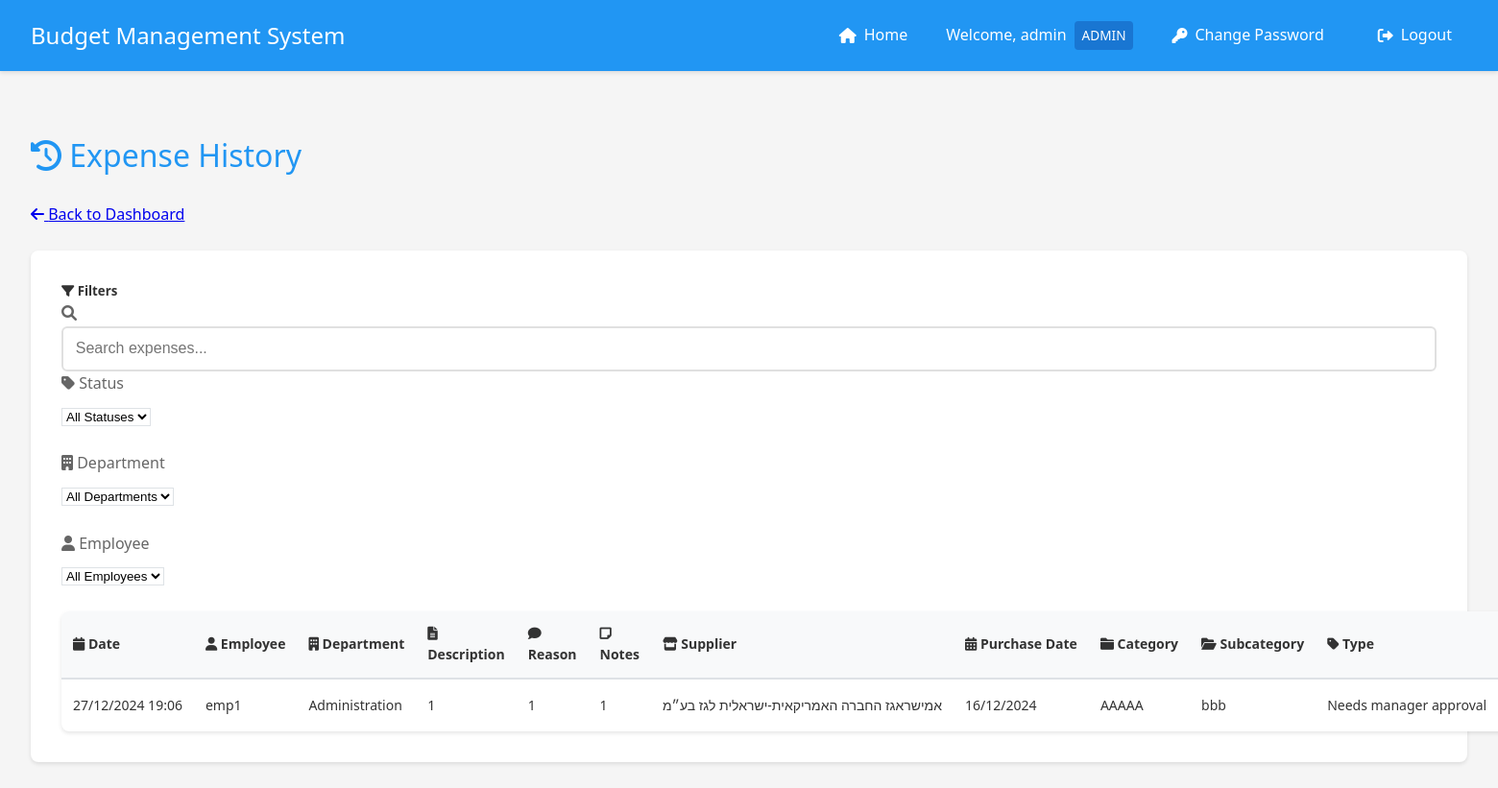
The app's page /manager/history (signed in) with its own data.
### app.py (models this page shows, shortened)
class User(UserMixin, db.Model):
    __tablename__ = 'user'
    id = db.Column(db.Integer, primary_key=True)
    username = db.Column(db.String(80), unique=True, nullable=False)
    email = db.Column(db.String(120), unique=False, nullable=False)
    password = db.Column(db.String(120), nullable=False)
    is_manager = db.Column(db.Boolean, default=False)
    is_admin = db.Column(db.Boolean, default=False)
    is_accounting = db.Column(db.Boolean, default=False)
    status = db.Column(db.String(20), default='active')  # active, inactive, pending
    department_id = db.Column(db.Integer, db.ForeignKey('department.id'))
    home_department = db.relationship('Department',
                                    foreign_keys=[department_id],
                                    back_populates='employees')
    managed_departments = db.relationship('Department',
                                       secondary=manager_departments,
                                       backref=db.backref('department_managers', lazy='dynamic'))
    submitted_expenses = db.relationship('Expense',
                                       primaryjoin='User.id==Expense.user_id',
                                       backref='submitter',
                                       lazy=True)
    handled_expenses = db.relationship('Expense',
                                     primaryjoin='User.id==Expense.manager_id',
                                     backref='handler',
                                     lazy=True)

class Expense(db.Model):
    __tablename__ = 'expense'
    id = db.Column(db.Integer, primary_key=True)
    amount = db.Column(db.Float, nullable=False)
    description = db.Column(db.String(200))
    reason = db.Column(db.String(500))
    notes = db.Column(db.String(500))  # New field for payment notes
    type = db.Column(db.String(50), nullable=False, default='needs_approval')
    date = db.Column(db.DateTime, nullable=False, default=datetime.utcnow)
    status = db.Column(db.String(20), default='pending')
    user_id = db.Column(db.Integer, db.ForeignKey('user.id'), nullable=False)
    subcategory_id = db.Column(db.Integer, db.ForeignKey('subcategory.id'), nullable=False)
    quote_filename = db.Column(db.String(255))
    invoice_filename = db.Column(db.String(255))
    receipt_filename = db.Column(db.String(255))
    manager_id = db.Column(db.Integer, db.ForeignKey('user.id'), nullable=True)
    handled_at = db.Column(db.DateTime, nullable=True)
    rejection_reason = db.Column(db.String(500))
    is_paid = db.Column(db.Boolean, default=False)  # New field to track payment status
    paid_by_id = db.Column(db.Integer, db.ForeignKey('user.id'), nullable=True)  # New field to track who marked as paid
    paid_at = db.Column(db.DateTime, nullable=True)  # New field to track when marked as paid
    supplier_name = db.Column(db.String(255))  # New field for supplier name
    purchase_date = db.Column(db.DateTime, nullable=True)  # New field for purchase date
    payment_method = db.Column(db.String(50), default='credit')  # Payment method: credit/transfer
    paid_by = db.relationship('User',
                            foreign_keys=[paid_by_id],
                            backref=db.backref('paid_expenses', lazy='dynamic'))

class Department(db.Model):
    __tablename__ = 'department'
    id = db.Column(db.Integer, primary_key=True)
    name = db.Column(db.String(100), nullable=False)
    budget = db.Column(db.Float, default=0.0)
    employees = db.relationship('User', foreign_keys='User.department_id', back_populates='home_department')
    categories = db.relationship('Category', backref='department', lazy=True)

class Category(db.Model):
    __tablename__ = 'category'
    id = db.Column(db.Integer, primary_key=True)
    name = db.Column(db.String(100), nullable=False)
    budget = db.Column(db.Float, default=0.0)
    department_id = db.Column(db.Integer, db.ForeignKey('department.id'), nullable=False)
    subcategories = db.relationship('Subcategory', backref='category', lazy=True)

class Subcategory(db.Model):
    __tablename__ = 'subcategory'
    id = db.Column(db.Integer, primary_key=True)
    name = db.Column(db.String(100), nullable=False)
    budget = db.Column(db.Float, default=0.0)
    category_id = db.Column(db.Integer, db.ForeignKey('category.id'), nullable=False)
    expenses = db.relationship('Expense', backref='subcategory', lazy=True)

### app.py (the view, shortened to what this page needs)
@app.route('/manager/history')
@login_required
def expense_history():
    if current_user.is_admin:
        expenses = Expense.query.order_by(Expense.date.desc()).all()
    else:
        expenses = Expense.query.filter_by(
            user_id=current_user.id
        ).order_by(Expense.date.desc()).all()
    if current_user.is_admin:
        employees = User.query.all()  # Show all employees for admin
        departments = Department.query.all()
    elif current_user.is_manager:
        managed_dept_ids = [dept.id for dept in current_user.managed_departments]
        managed_dept_ids.append(current_user.department_id)
        employees = User.query.filter(User.department_id.in_(managed_dept_ids)).all()
        departments = [dept for dept in Department.query.filter(Department.id.in_(managed_dept_ids)).all()]
    else:
        employees = []
        departments = []
    status = request.args.get('status', 'all')
    employee = request.args.get('employee', 'all')
    department = request.args.get('department', 'all')
    if status != 'all':
        expenses = [expense for expense in expenses if expense.status == status]
    if employee != 'all':
        expenses = [expense for expense in expenses if expense.user_id == int(employee)]
    if department != 'all':
        expenses = [expense for expense in expenses if expense.submitter.department_id == int(department)]
    return render_template('expense_history.html',
                         expenses=expenses,
                         employees=employees,
                         departments=departments,
                         selected_status=status,
                         selected_employee=employee,
                         selected_department=department)

### templates/expense_history.html (shortened to what this page needs)
{% extends "base.html" %}
{% block content %}
<div class="container-fluid px-4">
    <div class="page-header mb-4">
        <div class="d-flex justify-content-between align-items-center">
            <h1 class="h3 text-primary"><i class="fas fa-history"></i> Expense History</h1>
            <a href="{{ url_for('manager_dashboard') }}" class="btn btn-outline-primary">
                <i class="fas fa-arrow-left"></i> Back to Dashboard
            </a>
        </div>
    </div>
    <div class="card shadow-sm">
        <div class="card-body">
            <div class="filters-section mb-4">
                <div class="row align-items-center mb-3">
                    <div class="col-md-6">
                        <h5 class="card-title mb-0"><i class="fas fa-filter text-primary"></i> Filters</h5>
                    </div>
                    <div class="col-md-6">
                        <div class="search-box">
                            <div class="input-group">
                                <span class="input-group-text bg-light border-end-0">
                                    <i class="fas fa-search text-muted"></i>
                                </span>
                                <input type="text" id="expenseSearch" placeholder="Search expenses..."
                                       class="form-control border-start-0 ps-0">
                            </div>
                        </div>
                    </div>
                </div>
                <form method="GET" class="row g-3">
                    <div class="col-md-4">
                        <div class="form-group">
                            <label for="status" class="form-label text-muted">
                                <i class="fas fa-tag"></i> Status
                            </label>
                            <select name="status" id="status" class="form-select" onchange="this.form.submit()">
                                <option value="all" {% if selected_status == 'all' %}selected{% endif %}>All Statuses</option>
                            </select>
                        </div>
                    </div>
                    <div class="col-md-4">
                        <div class="form-group">
                            <label for="department" class="form-label text-muted">
                                <i class="fas fa-building"></i> Department
                            </label>
                            <select name="department" id="department" class="form-select" onchange="this.form.submit()">
                                <option value="all" {% if selected_department == 'all' %}selected{% endif %}>All Departments</option>
                            </select>
                        </div>
                    </div>
                    <div class="col-md-4">
                        <div class="form-group">
                            <label for="employee" class="form-label text-muted">
                                <i class="fas fa-user"></i> Employee
                            </label>
                            <select name="employee" id="employee" class="form-select" onchange="this.form.submit()">
                                <option value="all" {% if selected_employee == 'all' %}selected{% endif %}>All Employees</option>
                            </select>
                        </div>
                    </div>
                </form>
            </div>
            <div class="table-responsive">
                <table class="table table-hover align-middle table-striped">
                    <thead>
                        <tr class="table-light">
                            <th class="text-nowrap"><i class="fas fa-calendar text-primary"></i> Date</th>
                            <th class="text-nowrap"><i class="fas fa-user text-primary"></i> Employee</th>
                            <th class="text-nowrap"><i class="fas fa-building text-primary"></i> Department</th>
                            <th><i class="fas fa-file-alt text-primary"></i> Description</th>
                            <th><i class="fas fa-comment text-primary"></i> Reason</th>
                            <th><i class="fas fa-sticky-note text-primary"></i> Notes</th>
                            <th class="text-nowrap"><i class="fas fa-store text-primary"></i> Supplier</th>
                            <th class="text-nowrap"><i class="fas fa-calendar-alt text-primary"></i> Purchase Date</th>
                            <th class="text-nowrap"><i class="fas fa-folder text-primary"></i> Category</th>
                            <th class="text-nowrap"><i class="fas fa-folder-open text-primary"></i> Subcategory</th>
                            <th class="text-nowrap"><i class="fas fa-tag text-primary"></i> Type</th>
                        </tr>
                    </thead>
                    <tbody>
                        {% for expense in expenses %}
                        <tr>
                            <td class="text-nowrap small">{{ expense.date.strftime('%d/%m/%Y %H:%M') }}</td>
                            <td class="text-nowrap">{{ expense.submitter.username }}</td>
                            <td class="text-nowrap">{{ expense.submitter.home_department.name if expense.submitter.home_department else 'No Department' }}</td>
                            <td>{{ expense.description }}</td>
                            <td>{{ expense.reason }}</td>
                            <td>{{ expense.notes if expense.notes else '-' }}</td>
                            <td class="text-nowrap">{{ expense.supplier_name if expense.supplier_name else '-' }}</td>
                            <td class="text-nowrap small">{{ expense.purchase_date.strftime('%d/%m/%Y') if expense.purchase_date else '-' }}</td>
                            <td class="text-nowrap">{{ expense.subcategory.category.name if expense.subcategory else '-' }}</td>
                            <td class="text-nowrap">{{ expense.subcategory.name if expense.subcategory else '-' }}</td>
                            <td class="text-nowrap">{{ expense.type|format_expense_type }}</td>
                        </tr>
                        {% endfor %}
                    </tbody>
                </table>
            </div>
        </div>
    </div>
</div>
{% endblock %}

### templates/base.html (shortened to what this page needs)
<!DOCTYPE html>
<html lang="en">
<head>
    <link rel="stylesheet" href="{{ url_for('static', filename='style.css') }}">
    <link href="https://cdnjs.cloudflare.com/ajax/libs/font-awesome/6.0.0/css/all.min.css" rel="stylesheet">
</head>
<body>
    <nav class="navbar">
        <div class="nav-brand">Budget Management System</div>
        <div class="nav-items">
            {% if current_user.is_authenticated %}
                {% if current_user.is_admin %}
                    <a href="{{ url_for('index') }}" class="nav-link">
                        <i class="fas fa-home"></i> Home
                    </a>
                {% endif %}
                <span class="user-info">
                    Welcome, {{ current_user.username }}
                    {% if current_user.is_admin %}
                        <span class="badge admin">ADMIN</span>
                    {% elif current_user.is_manager %}
                        <span class="badge">MANAGER</span>
                    {% elif current_user.is_accounting %}
                        <span class="badge accounting">ACCOUNTING</span>
                    {% endif %}
                </span>
                <a href="{{ url_for('change_password') }}" class="nav-link">
                    <i class="fas fa-key"></i> Change Password
                </a>
                <a href="{{ url_for('logout') }}" class="nav-link">
                    <i class="fas fa-sign-out-alt"></i> Logout
                </a>
            {% else %}
                <a href="{{ url_for('login') }}" class="nav-link">
                    <i class="fas fa-sign-in-alt"></i> Login
                </a>
            {% endif %}
        </div>
    </nav>
    <div class="content">
        {% block content %}{% endblock %}
    </div>
</body>
</html>

### records on screen
User: username "admin"
Expense: date "27/12/2024 19:06", submitter.username "emp1", submitter.home_department "Administration", description "1", reason "1", notes "1", supplier_name "אמישראגז החברה האמריקאית-ישראלית לגז בע״מ", purchase_date "16/12/2024", subcategory.category "AAAAA", subcategory "bbb", type "Needs manager approval"
